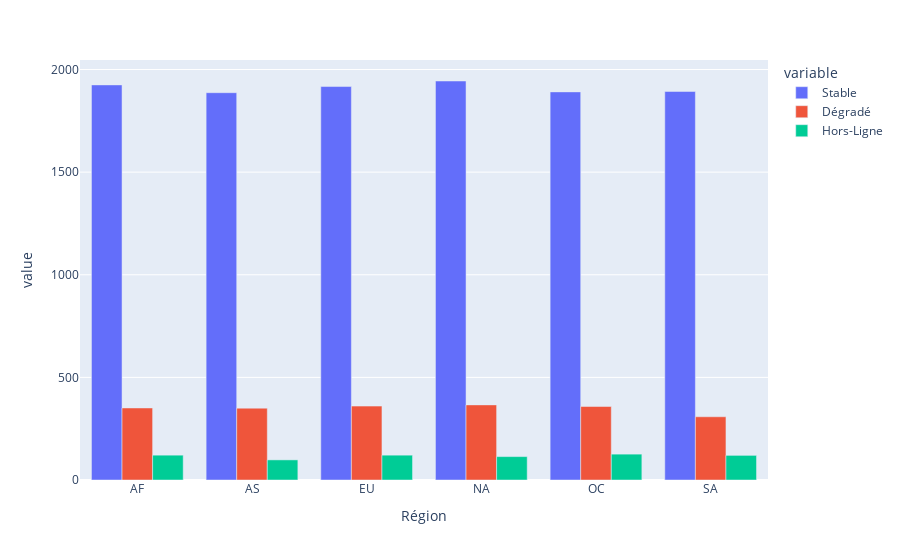

Notebook code for this chart:
### Code cell
# Afficher les status des serveurs par région
status_par_region = df.groupby('Région')["Serveur"].value_counts().unstack().reset_index()
px.bar(status_par_region, x='Région', y=["Stable","Dégradé",'Hors-Ligne'], labels={'x': 'Région', 'y': 'Nombre de serveurs'}, barmode='group')

### Figure 1 — Plotly figure (JSON) as saved in the notebook; plotly's stock layout.template omitted (floating-point values rounded to 4 significant figures)
{"data": [{"alignmentgroup": "True", "hovertemplate": "variable=Stable<br>Région=%{x}<br>value=%{y}<extra></extra>", "legendgroup": "Stable", "marker": {"color": "#636efa", "pattern": {"shape": ""}}, "name": "Stable", "offsetgroup": "Stable", "orientation": "v", "showlegend": true, "textposition": "auto", "type": "bar", "x": ["AF", "AS", "EU", "NA", "OC", "SA"], "xaxis": "x", "y": [1925, 1887, 1917, 1944, 1891, 1893], "yaxis": "y"}, {"alignmentgroup": "True", "hovertemplate": "variable=Dégradé<br>Région=%{x}<br>value=%{y}<extra></extra>", "legendgroup": "Dégradé", "marker": {"color": "#EF553B", "pattern": {"shape": ""}}, "name": "Dégradé", "offsetgroup": "Dégradé", "orientation": "v", "showlegend": true, "textposition": "auto", "type": "bar", "x": ["AF", "AS", "EU", "NA", "OC", "SA"], "xaxis": "x", "y": [351, 350, 360, 366, 358, 308], "yaxis": "y"}, {"alignmentgroup": "True", "hovertemplate": "variable=Hors-Ligne<br>Région=%{x}<br>value=%{y}<extra></extra>", "legendgroup": "Hors-Ligne", "marker": {"color": "#00cc96", "pattern": {"shape": ""}}, "name": "Hors-Ligne", "offsetgroup": "Hors-Ligne", "orientation": "v", "showlegend": true, "textposition": "auto", "type": "bar", "x": ["AF", "AS", "EU", "NA", "OC", "SA"], "xaxis": "x", "y": [121, 98, 121, 114, 126, 120], "yaxis": "y"}], "layout": {"barmode": "group", "legend": {"title": {"text": "variable"}, "tracegroupgap": 0}, "margin": {"t": 60}, "xaxis": {"anchor": "y", "domain": [0, 1], "title": {"text": "Région"}}, "yaxis": {"anchor": "x", "domain": [0, 1], "title": {"text": "value"}}}}
